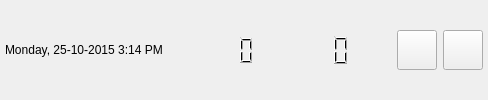
    <widget class="QWidget" name="topPanel" native="true">
     <property name="sizePolicy">
      <sizepolicy hsizetype="Preferred" vsizetype="Fixed">
       <horstretch>0</horstretch>
       <verstretch>0</verstretch>
      </sizepolicy>
     </property>
     <property name="minimumSize">
      <size>
       <width>0</width>
       <height>0</height>
      </size>
     </property>
     <property name="styleSheet">
      <string notr="true"/>
     </property>
     <layout class="QHBoxLayout" name="horizontalLayout_3">
      <property name="leftMargin">
       <number>5</number>
      </property>
      <property name="topMargin">
       <number>5</number>
      </property>
      <property name="rightMargin">
       <number>5</number>
      </property>
      <property name="bottomMargin">
       <number>5</number>
      </property>
      <item>
       <widget class="QLabel" name="currentDateTime">
        <property name="text">
         <string>Monday, 25-10-2015 3:14 PM</string>
        </property>
       </widget>
      </item>
      <item>
       <spacer name="horizontalSpacer">
        <property name="orientation">
         <enum>Qt::Horizontal</enum>
        </property>
        <property name="sizeHint" stdset="0">
         <size>
          <width>40</width>
          <height>10</height>
         </size>
        </property>
       </spacer>
      </item>
      <item>
       <widget class="QLCDNumber" name="lcdNumber">
        <property name="frameShape">
         <enum>QFrame::NoFrame</enum>
        </property>
        <property name="lineWidth">
         <number>0</number>
        </property>
        <property name="digitCount">
         <number>3</number>
        </property>
        <property name="intValue" stdset="0">
         <number>0</number>
        </property>
       </widget>
      </item>
      <item>
       <spacer name="horizontalSpacer_10">
        <property name="orientation">
         <enum>Qt::Horizontal</enum>
        </property>
        <property name="sizeType">
         <enum>QSizePolicy::Fixed</enum>
        </property>
        <property name="sizeHint" stdset="0">
         <size>
          <width>40</width>
          <height>20</height>
         </size>
        </property>
       </spacer>
      </item>
      <item>
       <widget class="QLCDNumber" name="lcdTimer">
        <property name="sizePolicy">
         <sizepolicy hsizetype="Fixed" vsizetype="Fixed">
          <horstretch>0</horstretch>
          <verstretch>0</verstretch>
         </sizepolicy>
        </property>
        <property name="minimumSize">
         <size>
          <width>50</width>
          <height>50</height>
         </size>
        </property>
        <property name="lineWidth">
         <number>0</number>
        </property>
        <property name="midLineWidth">
         <number>0</number>
        </property>
        <property name="digitCount">
         <number>3</number>
        </property>
       </widget>
      </item>
      <item>
       <spacer name="horizontalSpacer_5">
        <property name="orientation">
         <enum>Qt::Horizontal</enum>
        </property>
        <property name="sizeType">
         <enum>QSizePolicy::Fixed</enum>
        </property>
        <property name="sizeHint" stdset="0">
         <size>
          <width>40</width>
          <height>20</height>
         </size>
        </property>
       </spacer>
      </item>
      <item>
       <widget class="QPushButton" name="restartButton">
        <property name="sizePolicy">
         <sizepolicy hsizetype="Fixed" vsizetype="Fixed">
          <horstretch>0</horstretch>
          <verstretch>0</verstretch>
         </sizepolicy>
        </property>
        <property name="minimumSize">
         <size>
          <width>40</width>
          <height>40</height>
         </size>
        </property>
        <property name="text">
         <string/>
        </property>
       </widget>
      </item>
      <item>
       <widget class="QPushButton" name="shutdownButton">
        <property name="sizePolicy">
         <sizepolicy hsizetype="Fixed" vsizetype="Fixed">
          <horstretch>0</horstretch>
          <verstretch>0</verstretch>
         </sizepolicy>
        </property>
        <property name="minimumSize">
         <size>
          <width>40</width>
          <height>40</height>
         </size>
        </property>
        <property name="styleSheet">
         <string notr="true"/>
        </property>
        <property name="text">
         <string/>
        </property>
       </widget>
      </item>
     </layout>
    </widget>
